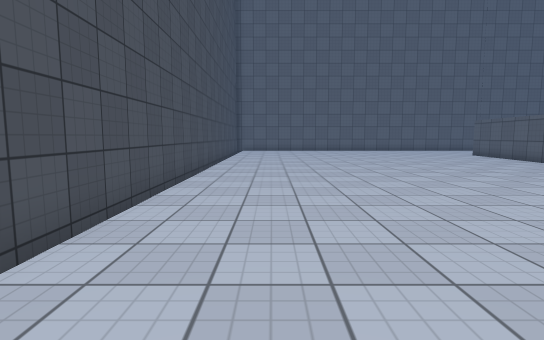
view 1 (above)

23 first-person views from a walk through a scene from a Unity 3-D project. The camera is 1.2 m above the floor, tilts 6° down and sees 80° across. The floor is counted in squares, 1 m on a side. Each view is taken from the middle of a square. On the plan, view 1 faces up. The plan holds only what a view shows up to about 14 squares ahead; the rest is blank. The place goes on beyond the plan. The player is left out. Some animated figures are left out. Surface patterns are stand-ins for the level's own textures.

view 2
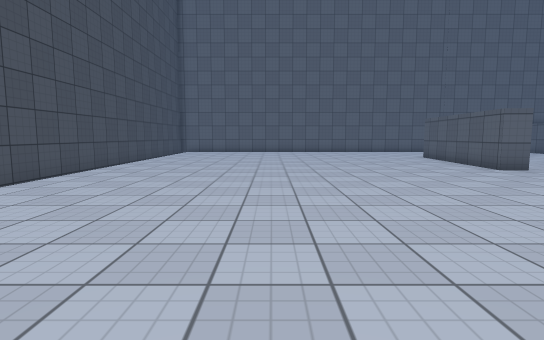

view 3
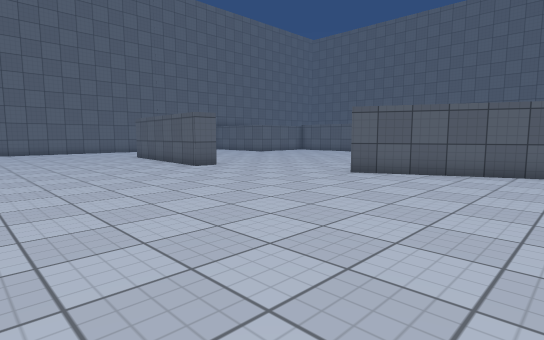

view 4
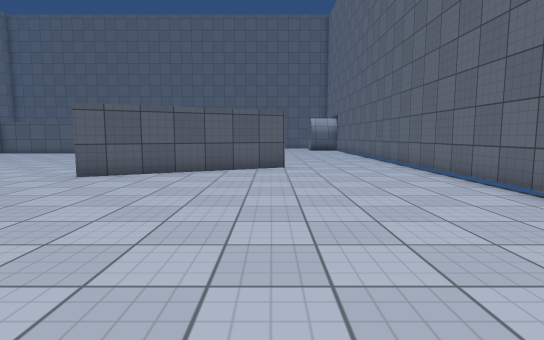

view 5
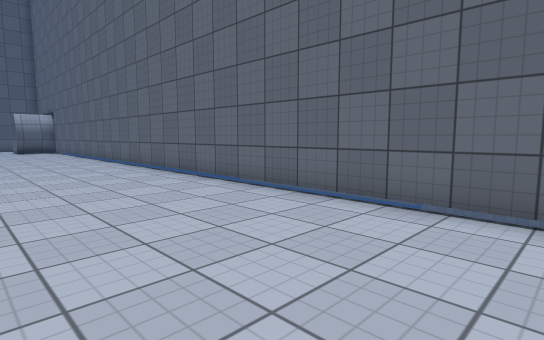

view 6
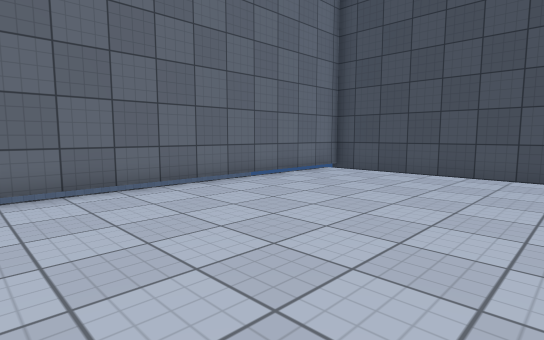

view 7
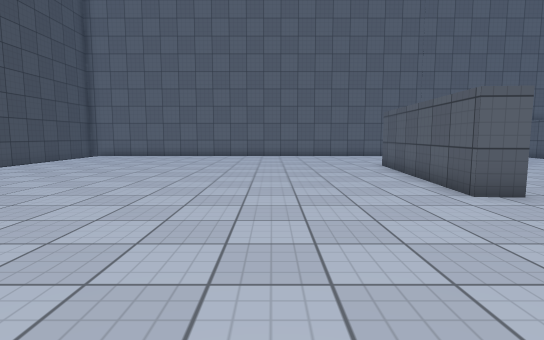

view 8
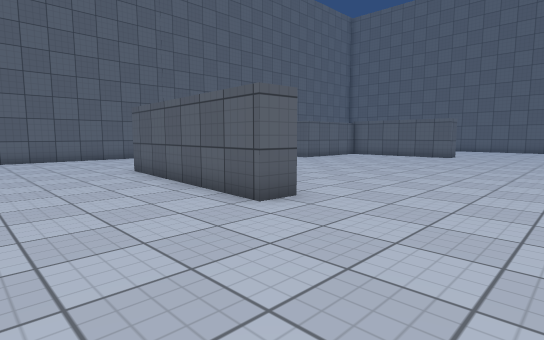

view 9
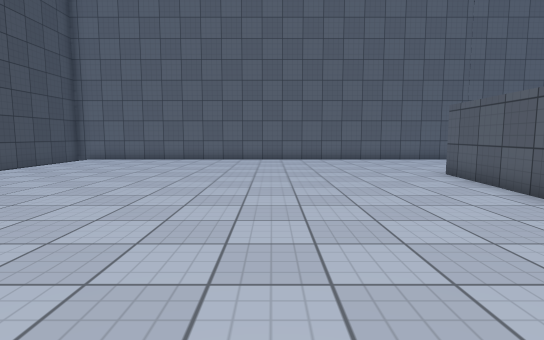

view 10
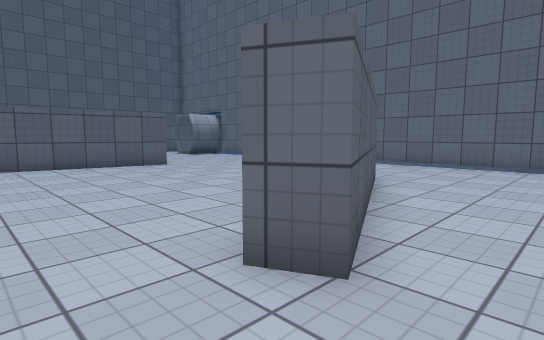

view 11
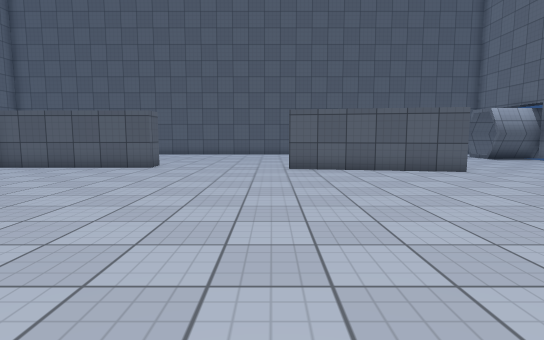

view 12
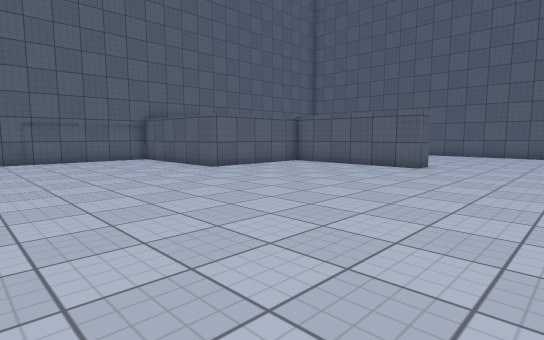

view 13
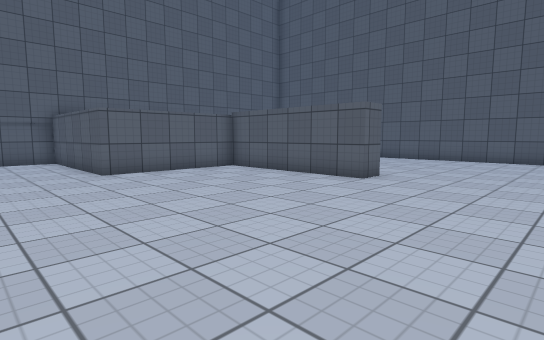

view 14
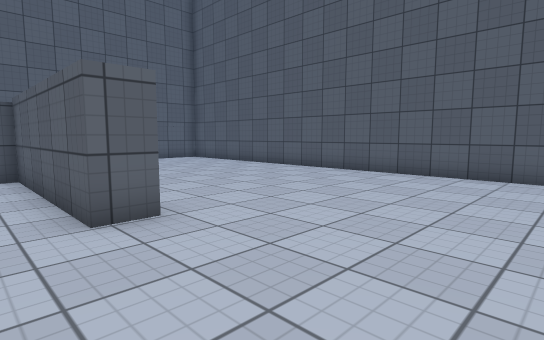

view 15
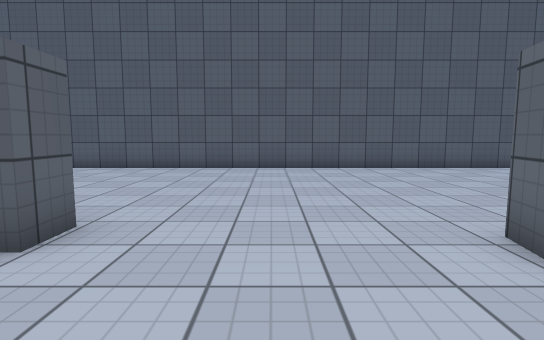

view 16
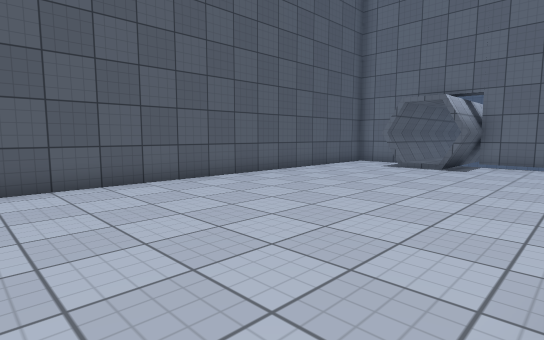

view 17
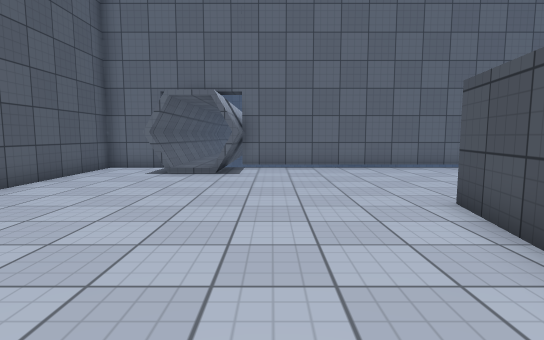

view 18
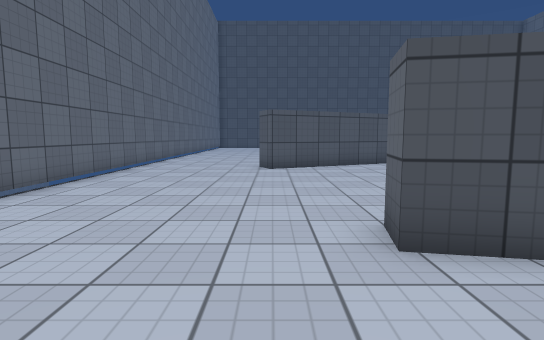

view 19
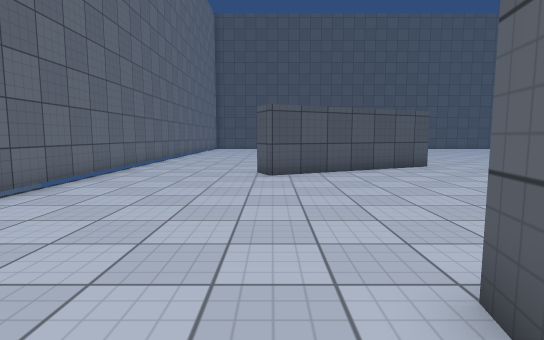

view 20
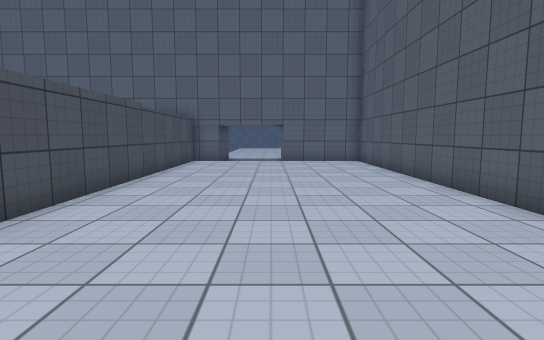

view 21
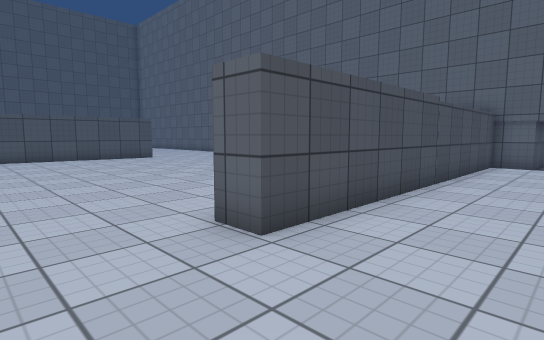

view 22
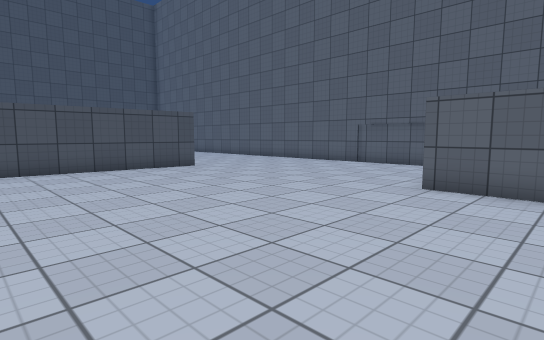

view 23
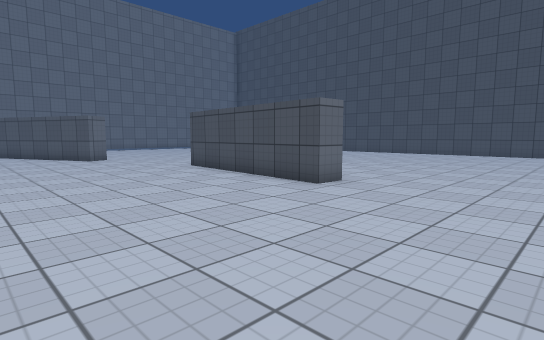

### Floor plan
Points are (right, up) in squares from view 1. A wall is a line through its corners. A room is listed if a view was taken in it or the views show most of it. See-through windows are left out.
Room 1 (views 1, 2, 3, 4, 5, 6, 7, 8, 9, 10, 11, 12, 13, 14, 15, 16, 17, 18, 19, 20, 21, 22, 23)
walls: (15.3, 8.1) (18.2, 1.9) (17.4, 1.5) (14.4, 7.7) (15.3, 8.1); (13, 13.2) (12, 13.3) (12.5, 20.2) (13.4, 20.1) (13, 13.2); (27.1, 5.7) (26.7, 3.3) (25.8, 3.5) (26.8, 9.4) (27.9, 9.2); (28.2, 25.5) (28.2, 14.6) (27.3, 14.6) (27.3, 20.6) (22.3, 20.6) (22.3, 25.5); (-2.9, 16.1) (-2.9, 3.2); (31.4, -2.4) (31.4, -1.2) (31.5, -1.2); (-2.9, 3.1) (-2.9, -3.3) (31.4, -3.3); (31.1, -3.3) (31.1, -1.2); (-2.9, 21.1) (-2.9, 19.9); (33.5, -3.5) (33.5, -1.2) (34, -1.2); (33.8, -3.5) (33.8, -1.1); (-2.9, 24.1) (-2.9, 21.6); (34.1, -3.3) (36.2, -3.3) (36.2, 25.1)

Where each view was taken, in squares from view 1:
view 1: 0 up, 0 right, facing up
view 2: 2 up, 4 right, facing up
view 3: 2 up, 5 right, facing up-right
view 4: 2 up, 5 right, facing right
view 5: 2 up, 5 right, facing down-right
view 6: 4 up, 8 right, facing down-left
view 7: 7 up, 8 right, facing up
view 8: 9 up, 8 right, facing up-right
view 9: 10 up, 7 right, facing up
view 10: 10 up, 13 right, facing down-right
view 11: 10 up, 15 right, facing right
view 12: 10 up, 15 right, facing up-right
view 13: 10 up, 19 right, facing up-right
view 14: 10 up, 26 right, facing up-right
view 15: 12 up, 24 right, facing right
view 16: 11 up, 28 right, facing down-right
view 17: 9 up, 30 right, facing down
view 18: 2 up, 30 right, facing left
view 19: 2 up, 28 right, facing left
view 20: 11 up, 32 right, facing up
view 21: 12 up, 31 right, facing up-left
view 22: 13 up, 25 right, facing up-left
view 23: 25 up, 20 right, facing down-left
